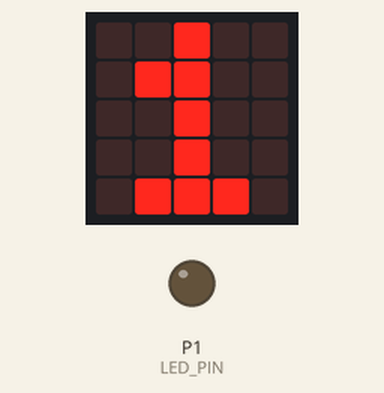
This program was run on a simulated BBC micro:bit running MicroPython. Parts: the board's 5×5 LED display, output pins drawn as LEDs (lit = HIGH). Dashed ring = blinking.

Above: at 0.1 s.
At 1.1 s:
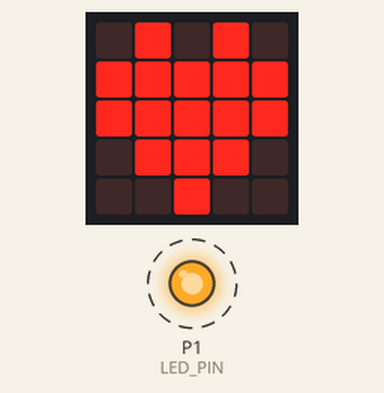
At 1.6 s:
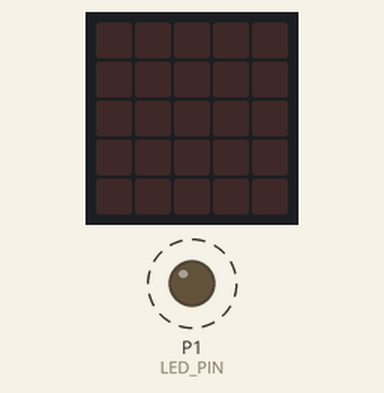
Timing chart, 0 to 130.0 s (numbered marks = the images above):
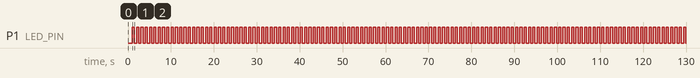

The program:

main.py
```python
# ============================================================
# 專案名稱：micro:bit 閃紅燈
# 目標板：BBC micro:bit V2
# 週邊：3-Pin 紅色 LED 模組
#
# 接線（請對照模組絲印，不要憑顏色猜）：
#   LED IN  -> micro:bit P1（金色金手指，標示 1）
#   LED VCC -> micro:bit 3V（標示 3V，約 3.3V）
#   LED GND -> micro:bit GND
#
# 功能：以 500ms 高電位、500ms 低電位讓 P1 外接紅燈持續閃爍。
# ============================================================

from microbit import *

# ---------- 可調參數 ----------
# sleep() 的單位是「毫秒」，不是秒。
# 500 + 500 = 1000ms，視覺上約每秒閃一次（1 Hz）。
ON_MS = 500
OFF_MS = 500

# ---------- 腳位宣告（軟體除錯時最先檢查這裡）----------
# MicroPython 要用 pin1 物件，不能寫 pin.P1 或字串 "P1"。
# V2 的 P0 / P1 / P2 都可做數位輸出；本專案固定使用 P1。
LED_PIN = pin1

# 多數 3-Pin LED 模組是「高電平觸發」：IN=1 亮、IN=0 滅。
# 若你的模組說明寫 Low Level Trigger，把下面兩個值對調即可。
LEVEL_ON = 1   # 高電位，約 3.3V
LEVEL_OFF = 0  # 低電位，0V


def led_on():
    """把 P1 拉高，點亮外接 LED；同時點陣顯示愛心方便確認程式有在跑。"""
    LED_PIN.write_digital(LEVEL_ON)
    display.show(Image.HEART)


def led_off():
    """把 P1 拉低，熄滅外接 LED；點陣清空。"""
    LED_PIN.write_digital(LEVEL_OFF)
    display.clear()


# ---------- 開機自我檢查 ----------
# 先顯示「1」，代表這份韌體是「P1 閃燈」版本，用來確認 .hex 真的燒進去。
display.show("1")
sleep(800)
led_off()
sleep(200)

# ---------- 主迴圈 ----------
# 必須是無窮迴圈，閃爍才會一直重複。
# 每次改變電位後一定要 sleep()：
#   1. 沒有延遲時切換太快，肉眼會覺得燈一直亮。
#   2. 忙等會讓 CPU 滿載，USB / REPL 變得不穩。
while True:
    led_on()
    sleep(ON_MS)

    led_off()
    sleep(OFF_MS)
```

Measured:
- by itself, P1 (LED_PIN): alternates HIGH for 0.50 s and LOW for 0.50 s
- what the display in image 1 shows lasts 0.5 s, from 1.0 s to 1.5 s
